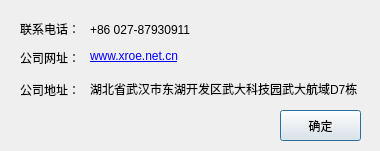
<?xml version="1.0" encoding="UTF-8"?>
<ui version="4.0">
 <class>HnConnectUsDlg</class>
 <widget class="QDialog" name="HnConnectUsDlg">
  <property name="geometry">
   <rect>
    <x>0</x>
    <y>0</y>
    <width>380</width>
    <height>151</height>
   </rect>
  </property>
  <property name="windowTitle">
   <string>联系我们</string>
  </property>
  <property name="styleSheet">
   <string notr="true">font: 12pt &quot;楷体&quot;;
font: 9pt &quot;Times New Roman&quot;;</string>
  </property>
  <widget class="QLabel" name="label_5">
   <property name="geometry">
    <rect>
     <x>90</x>
     <y>22</y>
     <width>101</width>
     <height>16</height>
    </rect>
   </property>
   <property name="text">
    <string>+86 027-87930911</string>
   </property>
  </widget>
  <widget class="QLabel" name="label_2">
   <property name="geometry">
    <rect>
     <x>20</x>
     <y>47</y>
     <width>60</width>
     <height>21</height>
    </rect>
   </property>
   <property name="text">
    <string>公司网址：</string>
   </property>
  </widget>
  <widget class="QLabel" name="label_6">
   <property name="geometry">
    <rect>
     <x>90</x>
     <y>49</y>
     <width>114</width>
     <height>14</height>
    </rect>
   </property>
   <property name="text">
    <string>&lt;html&gt;&lt;head/&gt;&lt;body&gt;&lt;p&gt;&lt;a href=&quot;www.hi-cloud.com.cn&quot;&gt;&lt;span style=&quot; text-decoration: underline; color:#0000ff;&quot;&gt;www.xroe.net.cn&lt;/span&gt;&lt;/a&gt;&lt;/p&gt;&lt;/body&gt;&lt;/html&gt;</string>
   </property>
   <property name="openExternalLinks">
    <bool>true</bool>
   </property>
  </widget>
  <widget class="QLabel" name="label_4">
   <property name="geometry">
    <rect>
     <x>20</x>
     <y>80</y>
     <width>60</width>
     <height>20</height>
    </rect>
   </property>
   <property name="text">
    <string>公司地址：</string>
   </property>
  </widget>
  <widget class="QLabel" name="label_8">
   <property name="geometry">
    <rect>
     <x>90</x>
     <y>80</y>
     <width>281</width>
     <height>16</height>
    </rect>
   </property>
   <property name="text">
    <string>&lt;html&gt;&lt;head/&gt;&lt;body&gt;&lt;p&gt;湖北省武汉市东湖开发区武大科技园武大航域D7栋&lt;/p&gt;&lt;/body&gt;&lt;/html&gt;</string>
   </property>
  </widget>
  <widget class="QLabel" name="label">
   <property name="geometry">
    <rect>
     <x>20</x>
     <y>19</y>
     <width>60</width>
     <height>20</height>
    </rect>
   </property>
   <property name="text">
    <string>联系电话：</string>
   </property>
  </widget>
  <widget class="QPushButton" name="pushButton">
   <property name="geometry">
    <rect>
     <x>280</x>
     <y>110</y>
     <width>81</width>
     <height>31</height>
    </rect>
   </property>
   <property name="text">
    <string>确定</string>
   </property>
  </widget>
 </widget>
 <layoutdefault spacing="6" margin="11"/>
 <resources/>
 <connections/>
</ui>
